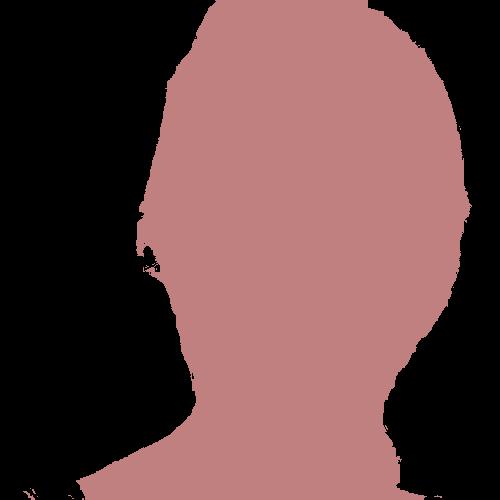
#> input picture mask/woman.png, 500 x 500 px, found by its file name
$ jupyter execute png2mat.ipynb   (shell and % lines are left out)
#> lines starting #> are read from the running program, lines starting #| are printed output that depends on the picture; after the words box and inside, x2 and y2 are one past the last pixel; in counts of white or black regions, pixels touching at a corner belong together
Convert mask that are in the png or jpg to .mat

[cell 1]
# Common import
import numpy as np
import skimage.io as io

import scipy
import scipy.io as sio
from PIL import Image
import resizeimage

[cell 2]
%cd /content/mydrive/semantic-style-transfer

[cell 3]
# Files locations
MASK_DIR = "./data/mask"
annotations = "woman.png"
save_name = "woman"

[cell 4]
# Define the whole path
path_mask = MASK_DIR + '/' + annotations

[cell 5]
# Load the image and mask
mask = np.array(Image.open(path_mask), dtype = np.uint8)
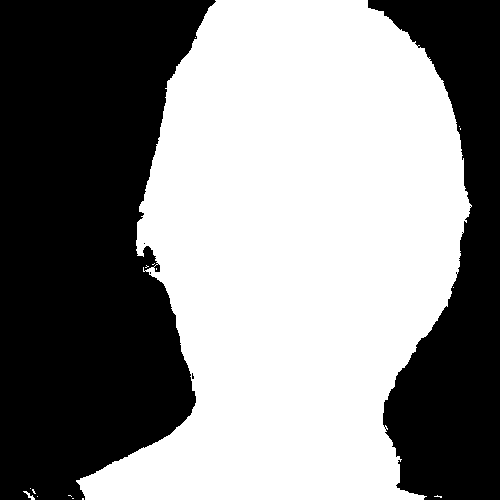
#> mask: shape (500, 500); values 0 (black) and 15 (white), 53.5% white; 5 black regions (3 under 20 px), largest, box (x1, y1, x2, y2) and area: (0, 0, 216, 500) 81068, (368, 0, 500, 500) 35081


$ run again, with mask/girl.png copied over mask/woman.png
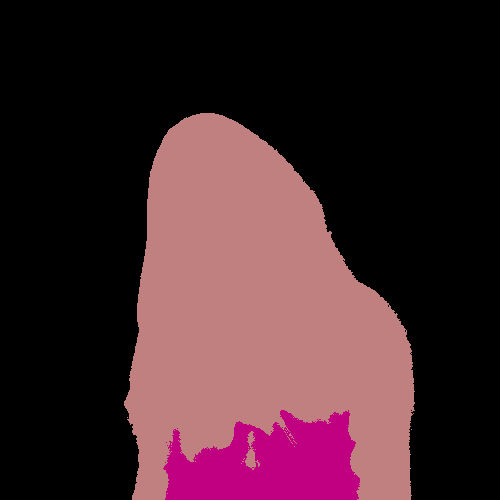
#> input picture mask/girl.png, 500 x 500 px, found by its file name
#> `mask = np.array(Image.open(path_mask), dtype = np.uint8)`:
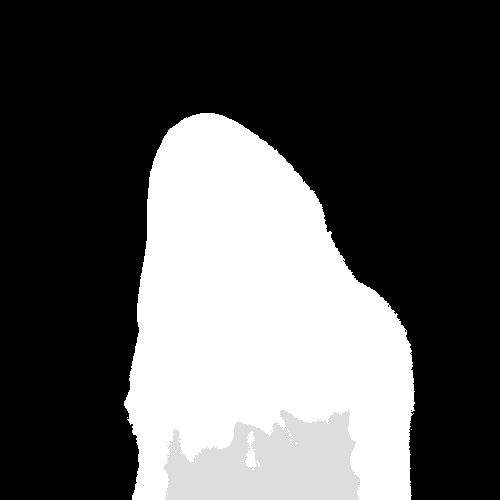
#> mask: shape (500, 500); min 0, max 15, mean 5.01; drawn with min black and max white

$ run again, with mask/girl2.png copied over mask/woman.png
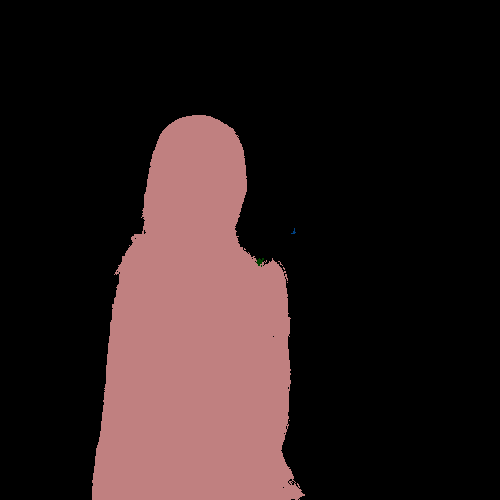
#> input picture mask/girl2.png, 500 x 500 px, found by its file name
#> `mask = np.array(Image.open(path_mask), dtype = np.uint8)`:
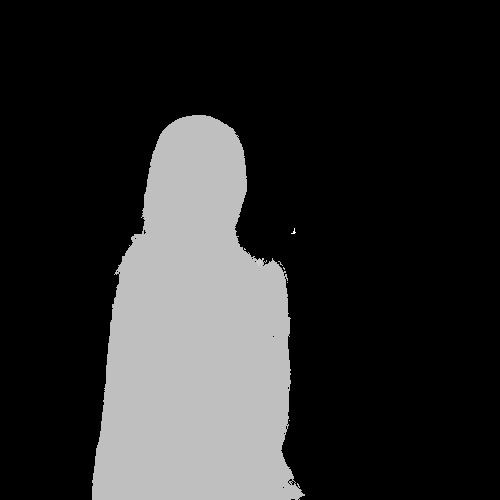
#> mask: shape (500, 500); min 0, max 20, mean 3.45; drawn with min black and max white
